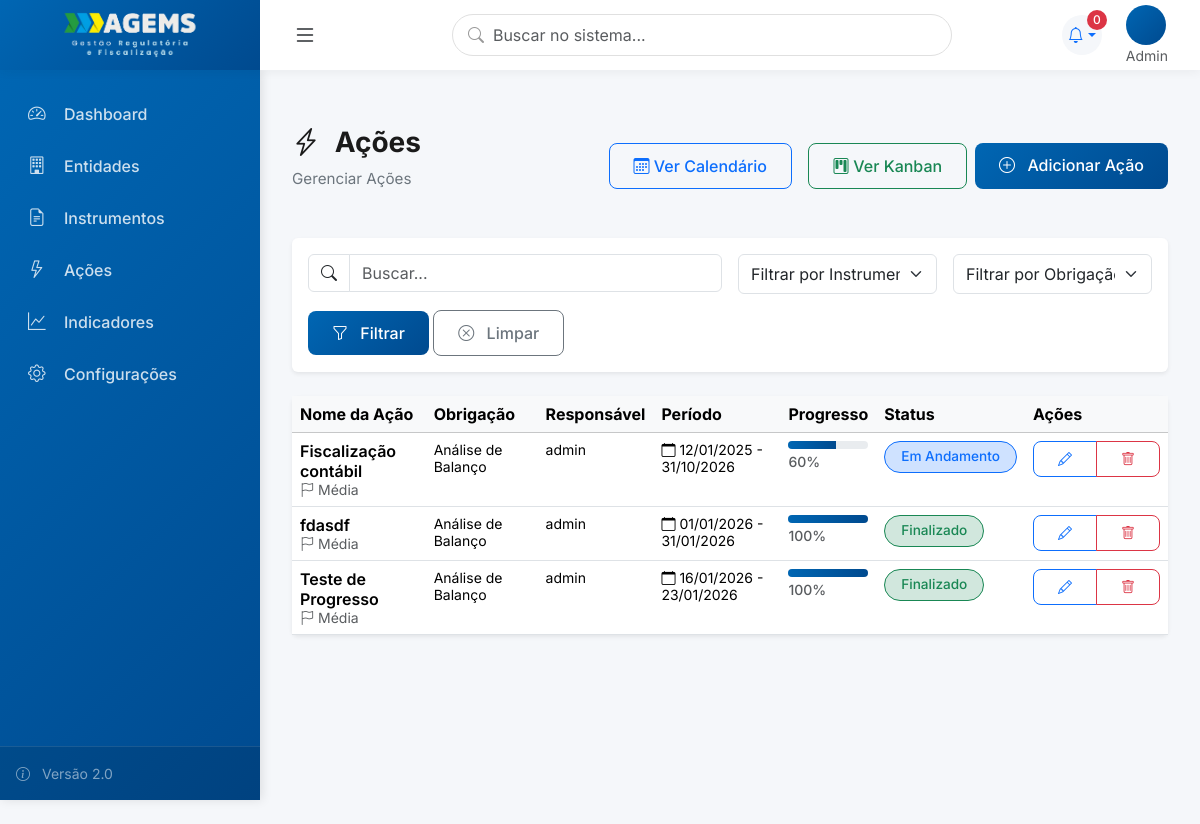
Page /acoes/ (signed in) on the earlier database version.
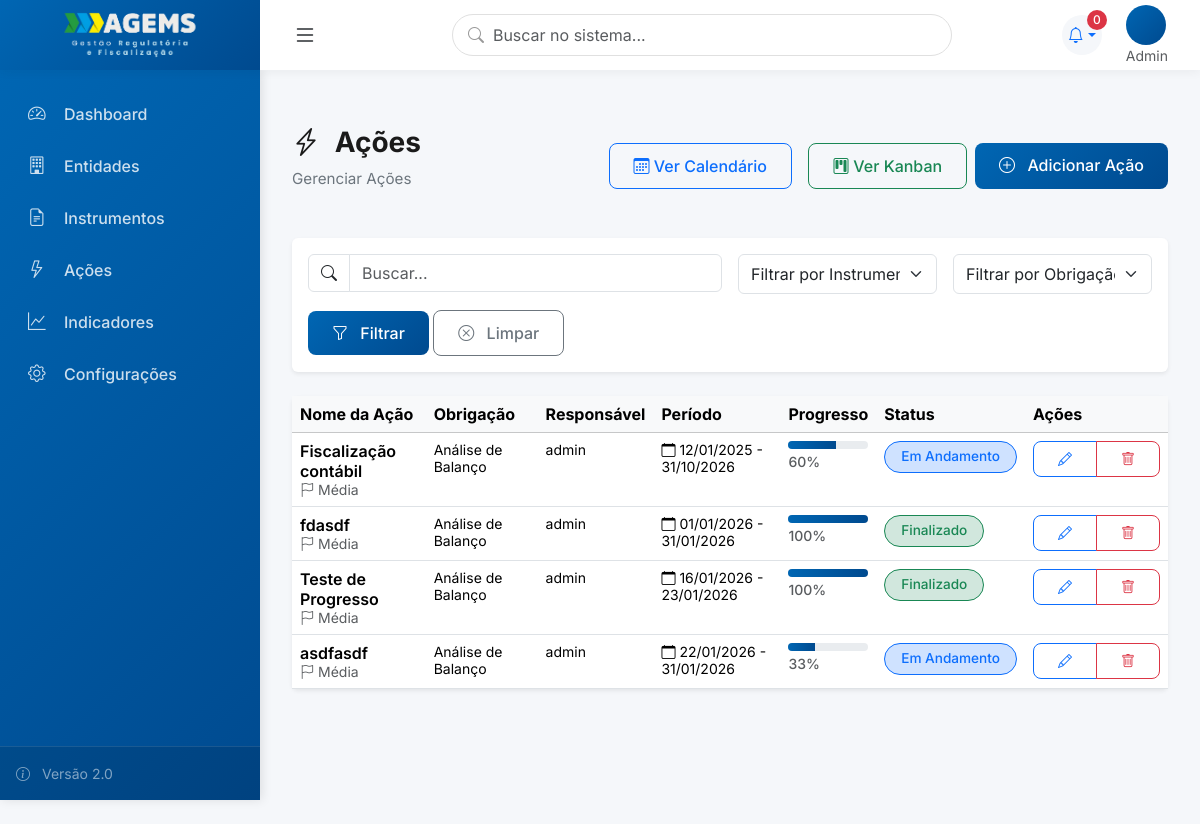
Same page on the later database version.
### usuarios/models.py (models this page shows, shortened)
class Usuario(AbstractUser):
    PERFIL_CHOICES = [
        (0, 'Admin'),
        (1, 'Diretoria'),
        (2, 'Assessoria'),
        (3, 'Coordenação'),
        (4, 'Usuário Comum'),
        (5, 'Visualizador'),
    ]
    perfil = models.IntegerField(
        choices=PERFIL_CHOICES,
        default=4,
        verbose_name='Perfil de Acesso',
        help_text='Define o nível de acesso e permissões do usuário'
    )
    diretoria = models.ForeignKey(
        'core.Diretoria',
        on_delete=models.SET_NULL,
        null=True,
        blank=True,
        related_name='usuarios_diretoria',
        verbose_name='Diretoria',
        help_text='Diretoria principal do usuário (obrigatório para perfis 1-5)'
    )
    subunidade = models.ForeignKey(
        'core.Subunidade',
        on_delete=models.SET_NULL,
        null=True,
        blank=True,
        related_name='usuarios',
        verbose_name='Subunidade',
        help_text='Subunidade específica (obrigatório para perfis 2, 3, 4)'
    )
    diretorias_visualizacao = models.ManyToManyField(
        'core.Diretoria',
        blank=True,
        related_name='visualizadores',
        verbose_name='Diretorias para Visualização',
        help_text='Diretorias que o visualizador pode acessar (apenas para perfil 5)'
    )
    cargo = models.CharField(max_length=100, blank=True, verbose_name='Cargo')
    setor = models.CharField(max_length=100, blank=True, verbose_name='Setor/Departamento')
    telefone = models.CharField(max_length=20, blank=True, verbose_name='Telefone')
    entidade = models.ForeignKey(
        'entidades.Entidade',
        on_delete=models.SET_NULL,
        null=True,
        blank=True,
        related_name='usuarios',
        verbose_name='Entidade'
    )
    senha_temporaria = models.BooleanField(
        default=False,
        verbose_name='Senha Temporária',
        help_text='Se True, usuário será forçado a trocar senha no próximo login'
    )
    ativo = models.BooleanField(default=True, verbose_name='Usuário Ativo')
    data_criacao = models.DateTimeField(auto_now_add=True, verbose_name='Data de Criação')
    data_atualizacao = models.DateTimeField(auto_now=True, verbose_name='Última Atualização')
    class Meta:
        verbose_name = 'Usuário'
        verbose_name_plural = 'Usuários'
        ordering = ['first_name', 'last_name']
        indexes = [
            models.Index(fields=['perfil']),
            models.Index(fields=['diretoria']),
            models.Index(fields=['subunidade']),
        ]

### acoes/models.py (models this page shows, shortened)
class Acao(models.Model):
    STATUS_CHOICES = [
        ('a_iniciar', 'A Iniciar'),
        ('em_andamento', 'Em Andamento'),
        ('atrasado', 'Atrasado'),
        ('em_validacao', 'Em Validação'),
        ('finalizado', 'Finalizado'),
    ]
    PRIORIDADE_CHOICES = [
        ('baixa', 'Baixa'),
        ('media', 'Média'),
        ('alta', 'Alta'),
        ('urgente', 'Urgente'),
    ]
    PERIODICIDADE_CHOICES = [
        ('unica', 'Única'),
        ('mensal', 'Mensal'),
        ('bimestral', 'Bimestral'),
        ('trimestral', 'Trimestral'),
        ('quadrimestral', 'Quadrimestral'),
        ('semestral', 'Semestral'),
        ('anual', 'Anual'),
    ]
    nome = models.CharField('Nome da Ação', max_length=200)
    descricao = models.TextField('Descrição', blank=True)
    obrigacao = models.ForeignKey(
        Obrigacao,
        on_delete=models.CASCADE,
        verbose_name='Obrigação',
        related_name='acoes'
    )
    tipo_acao = models.ForeignKey(
        TipoAcao,
        on_delete=models.PROTECT,
        verbose_name='Tipo de Ação',
        related_name='acoes_v2',
        null=True,
        blank=True
    )
    responsavel = models.ForeignKey(
        settings.AUTH_USER_MODEL,
        on_delete=models.PROTECT,
        verbose_name='Responsável',
        related_name='acoes_responsavel',
        help_text='Responsável pela ação (apenas 1)'
    )
    executores = models.ManyToManyField(
        settings.AUTH_USER_MODEL,
        verbose_name='Executores',
        related_name='acoes_executor',
        blank=True,
        help_text='Usuários que executam a ação (pode ser vários)'
    )
    status = models.CharField('Status', max_length=15, choices=STATUS_CHOICES, default='a_iniciar')
    percentual_cumprido = models.IntegerField(
        'Percentual Cumprido (%)',
        default=0,
        help_text='Percentual de conclusão da ação (0-100)'
    )
    data_inicio = models.DateField('Data de Início')
    data_fim = models.DateField('Data de Fim')
    data_conclusao = models.DateField('Data de Conclusão Real', null=True, blank=True)
    periodicidade = models.CharField('Periodicidade', max_length=15, choices=PERIODICIDADE_CHOICES, default='unica')
    prioridade = models.CharField('Prioridade', max_length=10, choices=PRIORIDADE_CHOICES, default='media')
    dias_antecedencia_alerta = models.IntegerField(
        'Dias de Antecedência para Alerta',
        null=True,
        blank=True,
        default=None,
        help_text='Número de dias antes do prazo para gerar alerta (opcional)'
    )
    acoes_predecessoras = models.ManyToManyField(
        'self',
        symmetrical=False,
        verbose_name='Ações Predecessoras',
        related_name='acoes_sucessoras',
        blank=True,
        help_text='Ações que devem ser concluídas antes desta'
    )
    observacoes = models.TextField('Observações', blank=True)
    data_cadastro = models.DateTimeField('Data de Cadastro', auto_now_add=True)
    data_atualizacao = models.DateTimeField('Última Atualização', auto_now=True)
    class Meta:
        verbose_name = 'Ação'
        verbose_name_plural = 'Ações'
        ordering = ['data_inicio', 'prioridade', 'nome']

### instrumentos/models.py (models this page shows, shortened)
class Obrigacao(models.Model):
    STATUS_CHOICES = [
        ('pendente', 'Pendente'),
        ('em_andamento', 'Em Andamento'),
        ('cumprida', 'Cumprida'),
        ('vencida', 'Vencida'),
    ]
    titulo = models.CharField('Título da Obrigação', max_length=200)
    descricao = models.TextField('Descrição')
    clausula_referencia = models.CharField(
        'Cláusula de Referência',
        max_length=50,
        blank=True,
        help_text='Ex: Cláusula 5.2, Item 3.4, etc'
    )
    instrumento = models.ForeignKey(
        Instrumento,
        on_delete=models.CASCADE,
        verbose_name='Instrumento',
        related_name='obrigacoes'
    )
    tipo_obrigacao = models.ForeignKey(
        TipoObrigacao,
        on_delete=models.PROTECT,
        verbose_name='Tipo de Obrigação',
        related_name='obrigacoes'
    )
    recorrente = models.BooleanField(
        'Obrigação Recorrente',
        default=False,
        help_text='Se marcado, esta obrigação não será marcada como cumprida automaticamente'
    )
    data_vencimento = models.DateField(
        'Data de Vencimento',
        null=True,
        blank=True,
        help_text='Data limite para cumprimento (se aplicável)'
    )
    status = models.CharField('Status', max_length=15, choices=STATUS_CHOICES, default='pendente')
    cumprida = models.BooleanField('Cumprida', default=False)
    data_cumprimento = models.DateField('Data de Cumprimento', null=True, blank=True)
    dias_antecedencia_alerta = models.IntegerField(
        'Dias de Antecedência para Alerta',
        default=30,
        help_text='Número de dias antes do vencimento para gerar alerta'
    )
    observacoes = models.TextField('Observações', blank=True)
    data_cadastro = models.DateTimeField('Data de Cadastro', auto_now_add=True)
    data_atualizacao = models.DateTimeField('Última Atualização', auto_now=True)
    class Meta:
        verbose_name = 'Obrigação'
        verbose_name_plural = 'Obrigações'
        ordering = ['data_vencimento', 'titulo']

### acoes/views.py (the view)
# urls.py: path('acoes/', AcaoListView.as_view(), name='acao_list'),
class AcaoListView(ModernListView):
    model = Acao
    template_name = 'acoes/acao_list.html'
    icon = "bi bi-lightning-charge"
    create_url = 'acao_create'
    search_fields = ['nome', 'descricao', 'obrigacao__titulo']
    def get_queryset(self):
        instrumento_id = self.request.GET.get('instrumento')
        obrigacao_id = self.request.GET.get('obrigacao')
        queryset = Acao.objects.all()
        if instrumento_id:
            queryset = queryset.filter(obrigacao__instrumento_id=instrumento_id)
        if obrigacao_id:
            queryset = queryset.filter(obrigacao_id=obrigacao_id)
        return queryset.order_by('data_inicio', 'prioridade', 'nome')
    def get_context_data(self, **kwargs):
        context = super().get_context_data(**kwargs)
        instrumento_id = self.request.GET.get('instrumento')
        context['instrumentos'] = Instrumento.objects.all()
        context['obrigacoes'] = Obrigacao.objects.filter(instrumento_id=instrumento_id) if instrumento_id else Obrigacao.objects.all()
        try:
            context['instrumento_selecionado'] = int(instrumento_id) if instrumento_id else None
        except (ValueError, TypeError):
            context['instrumento_selecionado'] = None
        try:
            context['obrigacao_selecionada'] = int(self.request.GET.get('obrigacao')) if self.request.GET.get('obrigacao') else None
        except (ValueError, TypeError):
            context['obrigacao_selecionada'] = None
        return context

### templates/acoes/acao_list.html (shortened to what this page needs)
﻿{% extends 'components/list_view.html' %}
{% block header_actions %}
<a href="{% url 'acao_calendario' %}" class="btn btn-outline-primary me-2"><i class="bi bi-calendar3"></i> Ver
    Calendário</a>
<a href="{% url 'acao_kanban' %}" class="btn btn-outline-success"><i class="bi bi-kanban"></i> Ver Kanban</a>
{% endblock %}
{% block extra_filters %}
<div class="col-md-3">
    <select name="instrumento" id="instrumento" class="form-select" style="height: 40px;">
        <option value=""> Filtrar por Instrumento...</option>
    </select>
</div>
<div class="col-md-3">
    <select name="obrigacao" id="obrigacao" class="form-select" style="height: 40px;">
        <option value=""> Filtrar por Obrigação...</option>
    </select>
</div>
{% endblock %}
{% block table_headers %}
<th>Nome da Ação</th>
<th>Obrigação</th>
<th>Responsável</th>
<th>Período</th>
<th>Progresso</th>
<th>Status</th>
{% endblock %}
{% block table_rows %}
{% for acao in object_list %}
<tr>
    <td>
        <div class="fw-semibold toggle-checklist" data-acao="{{acao.id}}" style="cursor:pointer;">{{acao.nome}}
        </div>
        <small class="text-muted"><i class="bi bi-flag me-1"></i>{{acao.get_prioridade_display}}</small>
    </td>
    <td><small>{{acao.obrigacao.titulo}}</small></td>
    <td><small>{{acao.responsavel.get_full_name|default:acao.responsavel.username}}</small></td>
    <td><small><i class="bi bi-calendar me-1"></i>{{acao.data_inicio|date:"d/m/Y"}} -
            {{acao.data_fim|date:"d/m/Y"}}</small></td>
    <td>
        <div class="progress mb-1" style="height: 8px; border-radius: 4px; background-color: #e9ecef;">
            <div class="progress-bar" role="progressbar"
                style="width: {{acao.percentual_cumprido}}%; background: linear-gradient(90deg, #0066B3 0%, #004A8F 100%);"
                aria-valuenow="{{acao.percentual_cumprido}}" aria-valuemin="0" aria-valuemax="100">
            </div>
        </div>
        <small class="text-muted fw-medium">{{acao.percentual_cumprido}}%</small>
    </td>
    <td>
        {% if  acao.status  ==  'finalizado' %}<span
            class="badge rounded-pill bg-success-subtle text-success border border-success">Finalizado</span>
        {% elif acao.status == 'em_andamento' %}<span
            class="badge rounded-pill bg-primary-subtle text-primary border border-primary">Em Andamento</span>
        {% elif acao.status == 'atrasado' %}<span
            class="badge rounded-pill bg-danger-subtle text-danger border border-danger">Atrasado</span>
        {% else %}<span
            class="badge rounded-pill bg-secondary-subtle text-secondary border border-secondary">{{acao.get_status_display}}</span>{% endif %}
    </td>
    <td>
        <div class="btn-group btn-group-sm">
            <a href="{% url 'acao_edit' acao.pk %}" class="btn btn-outline-primary" title="Editar"><i
                    class="bi bi-pencil"></i></a>
            <a href="{% url 'acao_delete' acao.pk %}" class="btn btn-outline-danger" title="Excluir"><i
                    class="bi bi-trash"></i></a>
        </div>
    </td>
</tr>
{% endfor %}
{% endblock %}

### templates/base_modern.html (shortened to what this page needs)
﻿{% load static %}
<!DOCTYPE html>
<html lang="pt-BR">
<head>
    <link href="https://cdn.jsdelivr.net/npm/bootstrap@5.3.2/dist/css/bootstrap.min.css" rel="stylesheet">
    <link rel="stylesheet" href="https://cdn.jsdelivr.net/npm/bootstrap-icons@1.11.1/font/bootstrap-icons.css">
    <link rel="stylesheet" href="https://cdnjs.cloudflare.com/ajax/libs/font-awesome/6.4.2/css/all.min.css">
</head>
<body>
    <aside class="sidebar" id="sidebar">
        <ul class="sidebar-nav">
            <li class="sidebar-nav-item">
                <a href="/" class="sidebar-nav-link {% if  request.path  ==  '/' %}active{% endif %}">
                    <i class="bi bi-speedometer2"></i>
                    <span>Dashboard</span>
                </a>
            </li>
            <li class="sidebar-nav-item">
                <a href="{% url 'entidade_list' %}" class="sidebar-nav-link">
                    <i class="bi bi-building"></i>
                    <span>Entidades</span>
                </a>
            </li>
            <li class="sidebar-nav-item">
                <a href="{% url 'instrumento_list' %}" class="sidebar-nav-link">
                    <i class="bi bi-file-earmark-text"></i>
                    <span>Instrumentos</span>
                </a>
            </li>
            <li class="sidebar-nav-item">
                <a href="{% url 'acao_list' %}" class="sidebar-nav-link">
                    <i class="bi bi-lightning"></i>
                    <span>Ações</span>
                </a>
            </li>
            <li class="sidebar-nav-item">
                <a href="{% url 'indicador_list' %}" class="sidebar-nav-link">
                    <i class="bi bi-graph-up"></i>
                    <span>Indicadores</span>
                </a>
            </li>
            <li class="sidebar-nav-item">
                <a href="{% url 'configuracoes' %}" class="sidebar-nav-link">
                    <i class="bi bi-gear"></i>
                    <span>Configurações</span>
                </a>
            </li>
        </ul>
        <div class="sidebar-footer">
            <div class="text-white-50 small">
                <i class="bi bi-info-circle me-2"></i>
                Versão 2.0
            </div>
        </div>
    </aside>
    <main class="main-content">
        <header class="top-header">
            <div class="d-flex align-items-center h-100">
                <div class="header-brand-box">
                    <a href="/" class="sidebar-brand">
                        <img src="{% static 'img/logo.png' %}" alt="AGEMS" style="max-width: 140px; height: auto;">
                    </a>
                </div>
                <button class="btn btn-link text-dark ms-2" id="sidebarToggle">
                    <i class="bi bi-list fs-4"></i>
                </button>
            </div>
            <div class="header-search position-relative d-none d-lg-block">
                <i class="bi bi-search"></i>
                <input type="search" class="form-control" placeholder="Buscar no sistema...">
            </div>
            <div class="header-actions">
                <div class="dropdown">
                    <a class="header-icon dropdown-toggle text-decoration-none" href="#" id="alertsDropdown"
                        data-bs-toggle="dropdown" aria-expanded="false">
                        <i class="bi bi-bell"></i>
                        <span id="alertCount" class="badge bg-danger rounded-pill">0</span>
                    </a>
                </div>
                <div class="user-profile dropdown">
                    <div data-bs-toggle="dropdown">
                        <div class="user-avatar">
                        </div>
                        <div class="d-none d-md-block">
                            <div class="small text-muted">{{user.get_perfil_display}}</div>
                        </div>
                    </div>
                </div>
            </div>
        </header>
        <div class="content-area">
            {% block content %}{% endblock %}
        </div>
    </main>
</body>
</html>

Differences in the rows shown:
added Acao: nome "asdfasdf", prioridade "Média", obrigacao.titulo "Análise de Balanço", responsavel.get_full_name "admin", data_inicio "22/01/2026", data_fim "31/01/2026", percentual_cumprido "33", status "Em Andamento"
